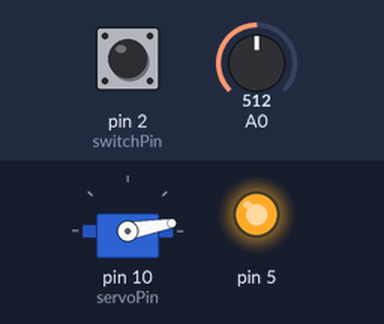
The sketch below on a simulated Arduino Uno, built with avr-gcc and run on an emulated ATmega328P. Parts: servo, output pins drawn as LEDs (lit = HIGH). Inputs (shaded band) come from the test bench; at power-on: pin 2 (switchPin) LOW, A0 = 512.

Above: at 1.2 s.
1.3 s: pin 2 (switchPin) pulled HIGH for 0.15 s
At 1.38 s:
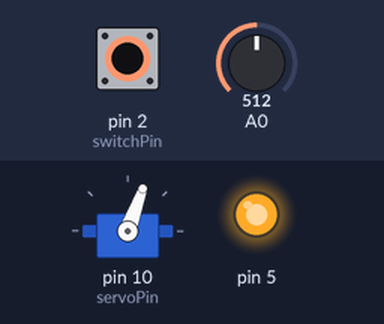
2.9 s: pin 2 (switchPin) pulled HIGH for 3.2 s
At 7.1 s:
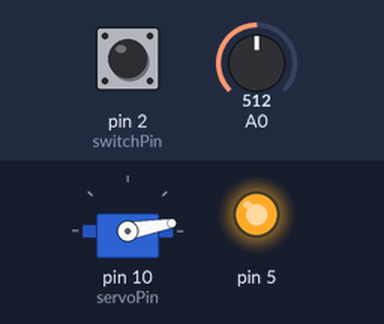
Timing chart, 0 to 8.6 s (numbered marks = the images above; inputs shaded):
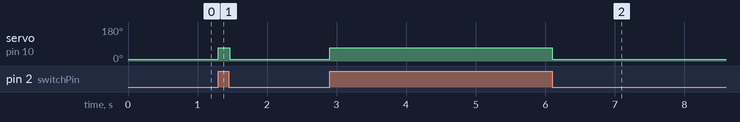

Measured:
- after the input at 1.3 s, servo on pin 10 (servoPin): 10° → 70° at once, → 10° 0.16 s later
- after the input at 2.9 s, servo on pin 10 (servoPin): 10° → 70° at once, → 10° 3.2 s later

The sketch:

motor.ino
```cpp
//  Box Lab 5
//
// If we see a voltage change on pin 2 the toggle switch on top of the useless box has
// changed position and we need to react!
//    A HIGH value on pin 2 means we should activate the servo to open the useless
//    box and attempt to return the switch to the "off" position.
//    A LOW value on pin 2 means the switch is off and we should return to our
//    inital (closed box) state.

#include <Servo.h>

#define servoPin  10
#define switchPin 2

#define closePos  10
#define openPos   70

Servo servo;
int switchState;
int previousSwitchState;

// call this when the input on pin 2 changes (LOW to HIGH *or* HIGH to LOW)
void ToggleSwitch(int switchState)
{
  if (switchState == HIGH)
  {
    servo.write(openPos);
    //Serial.println("switch state is HIGH.  servo.write(openPos) called to open useless box");
  }
  else
  {
    while (analogRead(A0) > 600) {


    }
    servo.write(closePos);
    //Serial.println("switch state is LOW.   servo.write(closePos) called to close useless box");
  }
  previousSwitchState = switchState;  // remember that the switch state has changed
}

void setup()
{
  //Serial.begin(9600);
  //Serial.println("Useless Box Lab 5");
  pinMode(5,OUTPUT);
  digitalWrite(5,HIGH);
  // start with the box closed and the switch in the off postion
  switchState = LOW;
  previousSwitchState = LOW;

  // connect to our servo and make sure it is in the closed position
  servo.attach(servoPin);
  servo.write(closePos);

  // we should probably pay attention to the switch
  pinMode(switchPin, INPUT);
}

void loop()
{
  int switchState = digitalRead(switchPin);
  if (switchState != previousSwitchState)
    ToggleSwitch(switchState);

  delay(20);
}
```
